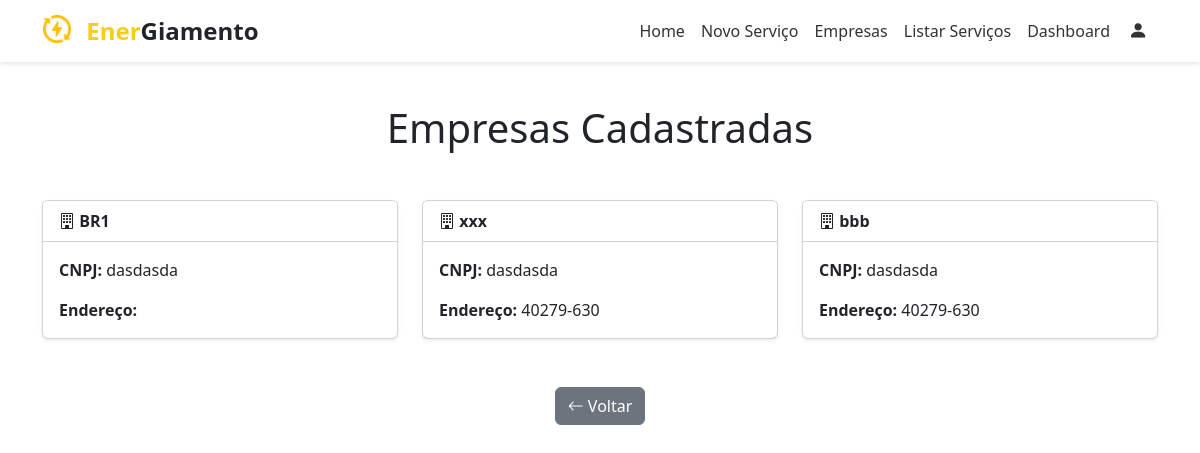
Page /empresas on the committed database.
### app/models.py (models this page shows)
class Fornecedor(db.Model):
    idfornecedor = db.Column(db.Integer, primary_key=True)
    nome = db.Column(db.String(100))
    cnpj = db.Column(db.String(18))
    contato_idcontato = db.Column(db.Integer, db.ForeignKey('contato.idcontato'))
    cadastro_idcadastro = db.Column(db.Integer, db.ForeignKey('cadastro.idcadastro'))
    endereco_idendereco = db.Column(db.Integer, db.ForeignKey('endereco.idendereco'))
    endereco = db.relationship('Endereco', back_populates='fornecedores')
    atualizacao_servico = db.Column(db.Date)
    contato = db.relationship('Contato')
    servicos = db.relationship(
        'Servico',
        secondary='servico_has_fornecedor',
        back_populates='fornecedores'
    )
    orcamentos = db.relationship(
        'Orcamento',
        secondary='orcamento_has_fornecedor',
        back_populates='fornecedores'
    )

class Endereco(db.Model):
    idendereco = db.Column(db.Integer, primary_key=True)
    cep = db.Column(db.String(45))
    numero = db.Column(db.Integer)
    pontoreferencia = db.Column(db.String(150))
    fornecedores = db.relationship('Fornecedor', back_populates='endereco')

### app/main/__init__.py (the view)
@main.route('/empresas')
def empresas():
    todos = Fornecedor.query.all()
    return render_template('empresas_forn.html', fornecedores=todos)

### app/templates/empresas_forn.html
{% extends "base_forn.html" %}
{% block content %}
<div class="container my-5">
  <h1 class="text-center mb-5">Empresas Cadastradas</h1>
  <div class="row g-4">
    {% for f in fornecedores %}
      <div class="col-lg-4 col-md-6">
        <div class="card h-100 shadow-sm">
          <div class="card-header bg-white fw-bold">
            <i class="bi bi-building"></i> {{ f.nome }}
          </div>
          <div class="card-body">
            <p class="card-text">
              <strong>CNPJ:</strong> {{ f.cnpj }}
            </p>
            <p class="card-text">
              <strong>Endereço:</strong> {{ f.endereco.cep }}
            </p>
          </div>
        </div>
      </div>
    {% else %}
      <div class="col-12">
        <div class="alert alert-info text-center" role="alert">
          Nenhuma empresa cadastrada no momento.
        </div>
      </div>
    {% endfor %}
  </div>
  <div class="text-center mt-5">
    <a href="{{ url_for('main.index') }}" class="btn btn-secondary">
      <i class="bi bi-arrow-left"></i> Voltar
    </a>
  </div>
</div>
{% endblock %}

### app/templates/base_forn.html (style rules this page uses)
body, html { margin: 0; padding: 0; width: 100%; height: 100%; }
body { padding-top: 56px; min-height: 100vh; flex-direction: column; }

### rows in the picture
Fornecedor: nome "BR1", cnpj "dasdasda"
Fornecedor: nome "xxx", cnpj "dasdasda", endereco.cep "40279-630"
Fornecedor: nome "bbb", cnpj "dasdasda", endereco.cep "40279-630"
